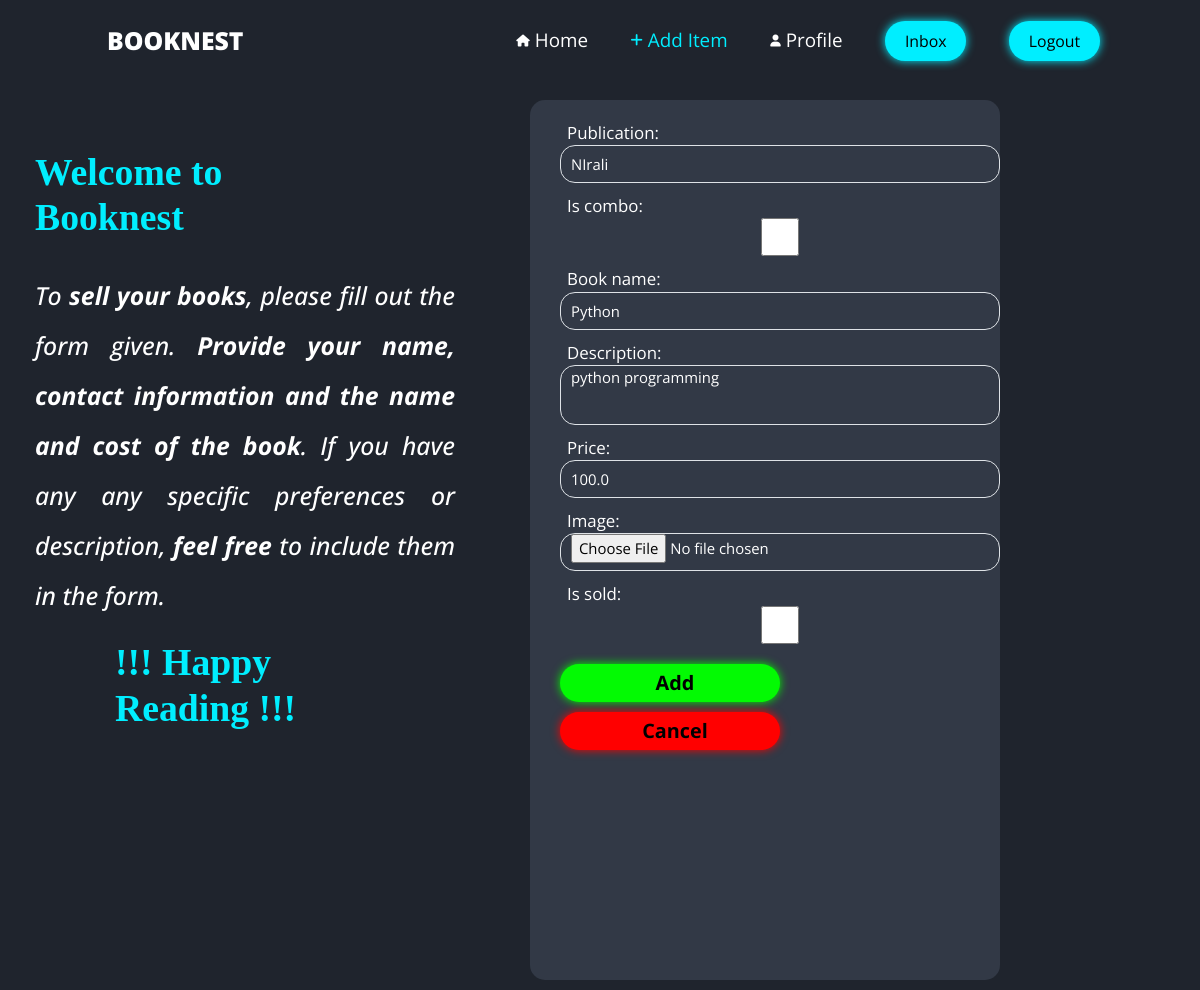
Screenshot of /item/browse/1/edit (signed in) with the database file from the repository.
### item/models.py (models this page shows, shortened)
class Items(models.Model):
    category =  models.ForeignKey(Category,related_name="items",on_delete=models.CASCADE)
    publication = models.CharField(max_length=30)
    is_combo = models.BooleanField(default=False)
    book_name = models.CharField(max_length=255)
    description = models.TextField(null=True, blank=True)
    price = models.FloatField()
    image = models.ImageField(upload_to="item_images",blank=True,null=True)
    is_sold = models.BooleanField(default=False)
    created_by = models.ForeignKey(User ,related_name='items',on_delete=models.CASCADE)
    created_at = models.DateField(auto_now_add=True)

### item/views.py (the view)
# urls.py: path('browse/<int:pk>/edit',views.edit,name="edit"),
@login_required
def edit(request,pk):
    item = get_object_or_404(Items,pk=pk, created_by=request.user )
    if request.method== 'POST':
        form= EditItemForm(request.POST , request.FILES,instance=item)
        if form.is_valid():
            item.save()
            return redirect(f'/item/browse/{item.id}' , pk=item.id)
    else:
        form = EditItemForm(instance=item)
    return render(request,'item/edit_item.html',{'form':form,'title':'Edit Item'})

### item/forms.py
class EditItemForm(forms.ModelForm):
    class Meta:
        model = Items
        fields = ['publication','is_combo','book_name','description','price','image','is_sold']
        widgets = {
            'publication' : forms.TextInput(attrs={
                'class' : "w-full rounded-xl px-6 py-6 border"
            }),
            'book_name' : forms.TextInput(attrs={
                'class' : "w-full rounded-xl px-6 py-6 border"
            }),
            'description' : forms.Textarea(attrs={
                'class' : "w-full rounded-xl px-6 py-6 border"
            }),
            'price' : forms.NumberInput(attrs={
                'class' : "w-full rounded-xl px-6 py-6 border"
            }),
            'image' : forms.FileInput(attrs={
                'class' : "w-full rounded-xl px-6 py-6 border"
            }),
        }

### item/templates/item/edit_item.html (shortened to what this page needs)
{% load static %}
<html>
    <head>
        <link href="https://cdn.jsdelivr.net/npm/bootstrap@5.3.0/dist/css/bootstrap.min.css" rel="stylesheet" ="sha384-9ndCyUaIbzAi2FUVXJi0CjmCapSmO7SnpJef0486qhLnuZ2cdeRhO02iuK6FUUVM">
        <link rel="stylesheet" href="{% static "browse.css" %}">
        <link rel="stylesheet" href="{% static "Add_item.css" %}">
        <link rel="stylesheet" href="https://cdnjs.cloudflare.com/ajax/libs/font-awesome/6.4.0/css/all.min.css" />
    </head>
    <body>
        <nav class="sticky-top">
			<label class="logo"><a href="/home"><b>BOOKNEST</b></a></label>
			<ul>
				<li><a href="/home.html"><i class="fa-solid fa-house"></i>Home</a></li>
				<li><a href="/item/new" class="active"><i class="fa-solid fa-plus" style="font-size:14px;"></i>Add Item</a></li>
                {% if request.user.is_authenticated %}
				<li><a href="/dashboard"><i class="fa-solid fa-user"></i>Profile</a></li>
                <li><a href="#"><button>Inbox</button></a></li>
				<li><a href="/logout"><button>Logout</button></a></li>
                {% else %}
                <li><a href="/login"><button>Login</button></a></li>
				<li><a href="/signup"><button>Signup</button></a></li>
                {% endif %}
			</ul>
		</nav>
        <section>
        <div class="btext">
            <h1 style="position: relative; left:-130px;">Welcome to Booknest</h1>
            <p>To <b>sell your books</b>, please fill out the form given. <b>Provide your name, contact information
                and the name and cost of the book</b>. If you have any any specific preferences or description, <b>feel free</b> to include them in the form.
            </p>
            <h1 style="position: relative; left:-50px; margin-top: 20px;">!!! Happy Reading !!!</h1>
        </div>
        <form action="" method="post" enctype="multipart/form-data">
            {{form.as_p}}
            <input type="submit" class="button" id="addbtn" value="Add">
            <a href="/browse"><input type="reset" class="button" id="canbtn" value="Cancel"></a>
        </form>
        </section>
    </body>
</html>

### static/browse.css (style rules this page uses)
* { margin:0; padding:0; box-sizing: border-box; text-decoration: none; border:none; outline:none; scroll-behavior: smooth; font-family:'Open Sans',sans-serif; }
:root { --bg-color:#1f242d; --second-bg-color: #323946; --text-color: #fff; --main-color: #0ef; }
html { font-size: 62%; overflow-x: hidden; }
body { background:#1f242d; color:#fff; }
nav { margin-bottom: 20px; background-color: #1f242d; }
nav ul { float:right; list-style-type:none; padding-right:80px; }
label.logo a { text-decoration: none; font-size:2.5rem; color:#fff; font-weight:600; margin:0 100px; line-height:80px; color:#fff; }
nav ul li { display:inline-block; line-height:80px; }
nav ul li a { text-decoration:none; color:#fff; font-size:1.9rem; padding: 8px 20px; }
nav ul li a i { position: relative; top:-2px; margin-right: 5px; padding-bottom: 1rem; line-height: 0.8; font-size: 12px; }
nav ul li a button { border-radius: 20px; background: #0ef; font-size: 1.6rem; box-shadow: 0 0 1rem #0ef; padding: 0rem 2rem; line-height: 40px; color: black; }
nav ul li a:hover, nav ul li a.active { color: #0ef; }

### static/Add_item.css (style rules this page uses)
form { height:880px; width:500px; background-color: #323946; align-items: center; justify-content: center; font-size: 1.5rem; margin-right:200px; margin-bottom: 20px; padding-top:20px; padding-left: 30px; margin-bottom: 10px; border-radius: 15px; animation-name: fade; animation-duration: 4s; }
input { width:440px; height:38px; color: #fff; padding-left: 10px; border-radius: 15px; background-color: #323946; opacity: 100%; border: 1px solid #fff; }
::placeholder { color: #fff; opacity: 60%; }
label.logo a { font-size:2.5rem; color:#fff; font-weight:600; margin:0 100px; line-height:80px; color:#fff; }
section { display: flex; }
.btext { margin-left:35px; margin-right: 60px; padding-right:15px; margin-top: 50px; width:550px; max-width: 550px; }
.btext h1 { font-size: 3.8rem; margin-bottom: 30px; color: #0ef; font-family: 'Times New Roman', Times, serif; font-weight: 900; animation-name: move; animation-duration: 2s; }
.btext p { font-size: 2.5rem; line-height: 50px; font-weight: 500; font-style: italic; text-align: justify; animation-name: fade; animation-duration: 4s; }
label { font-size: 1.7rem; margin-left:7px; }
h1 { margin-left:130px; font-weight: 700; }
textarea { width:440px; height:60px; max-height:90px; color: #fff; padding-left: 10px; border-radius: 15px; background-color: #323946; opacity: 100%; border: 1px solid #fff; resize: none; }
.button { width:220px; font-size: 2rem; color: black; font-weight: 700; border-radius: 20px; text-decoration: none; }
#addbtn { background-color: rgb(3, 250, 3); box-shadow: 0 0 1rem rgb(3, 250, 3); opacity:100%; margin-top: 10px; border: none; }
#canbtn { background-color: red; box-shadow: 0 0 1rem red; opacity:100%; margin-top: 10px; border: none; }

### rows the page displays
Items: publication "NIrali", book_name "Python", description "python programming", price "100.0"
